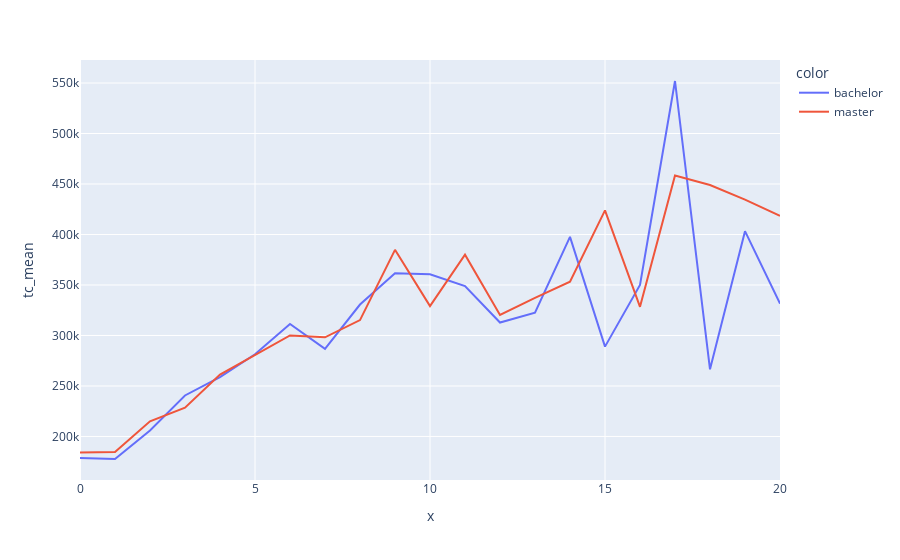

Source (notebook cell):
### Code cell
px.line(grped, x=grped.index.get_level_values('yoe_total'), y='tc_mean', color=grped.index.get_level_values('degree'))

### Figure 1 — Plotly figure (JSON) as saved in the notebook; plotly's stock layout.template omitted (floating-point values rounded to 4 significant figures)
{"data": [{"hovertemplate": "color=bachelor<br>x=%{x}<br>tc_mean=%{y}<extra></extra>", "legendgroup": "bachelor", "line": {"color": "#636efa", "dash": "solid"}, "marker": {"symbol": "circle"}, "mode": "lines", "name": "bachelor", "orientation": "v", "showlegend": true, "type": "scatter", "x": [0, 1, 2, 3, 4, 5, 6, 7, 8, 9, 10, 11, 12, 13, 14, 15, 16, 17, 18, 19, 20], "xaxis": "x", "y": [178800.0, 177700.0, 205900.0, 240600.0, 258800.0, 281400.0, 311375, 286800.0, 330700.0, 361700.0, 360500.0, 348900, 312800.0, 322600.0, 397700.0, 289000.0, 350000, 552000, 266500, 403300.0, 331500], "yaxis": "y"}, {"hovertemplate": "color=master<br>x=%{x}<br>tc_mean=%{y}<extra></extra>", "legendgroup": "master", "line": {"color": "#EF553B", "dash": "solid"}, "marker": {"symbol": "circle"}, "mode": "lines", "name": "master", "orientation": "v", "showlegend": true, "type": "scatter", "x": [0, 1, 2, 3, 4, 5, 6, 7, 8, 9, 10, 11, 12, 13, 14, 15, 16, 17, 18, 19, 20], "xaxis": "x", "y": [184200.0, 184500.0, 215100.0, 228500.0, 261200.0, 280500.0, 300000.0, 298200.0, 315200.0, 384800.0, 329100.0, 380000, 320300.0, 337300.0, 353200.0, 423900.0, 328300.0, 458400, 449000, 434600, 418600.0], "yaxis": "y"}], "layout": {"legend": {"title": {"text": "color"}, "tracegroupgap": 0}, "margin": {"t": 60}, "xaxis": {"anchor": "y", "domain": [0, 1], "title": {"text": "x"}}, "yaxis": {"anchor": "x", "domain": [0, 1], "title": {"text": "tc_mean"}}}}
